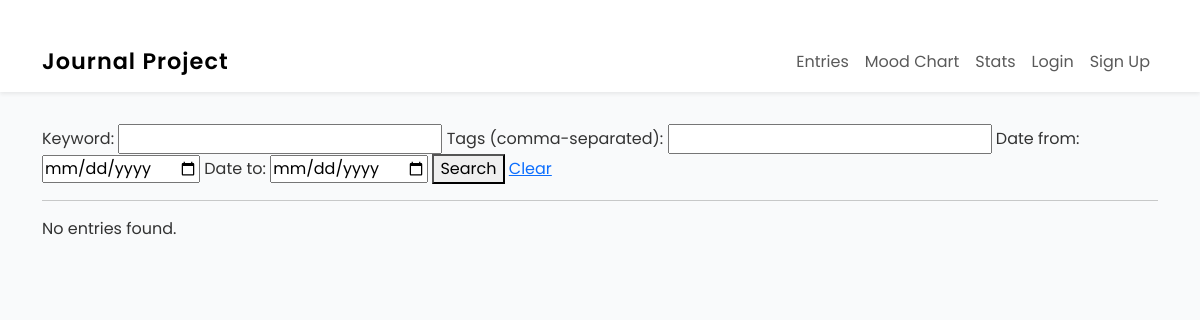
The page /accounts/ on the database as committed earlier.
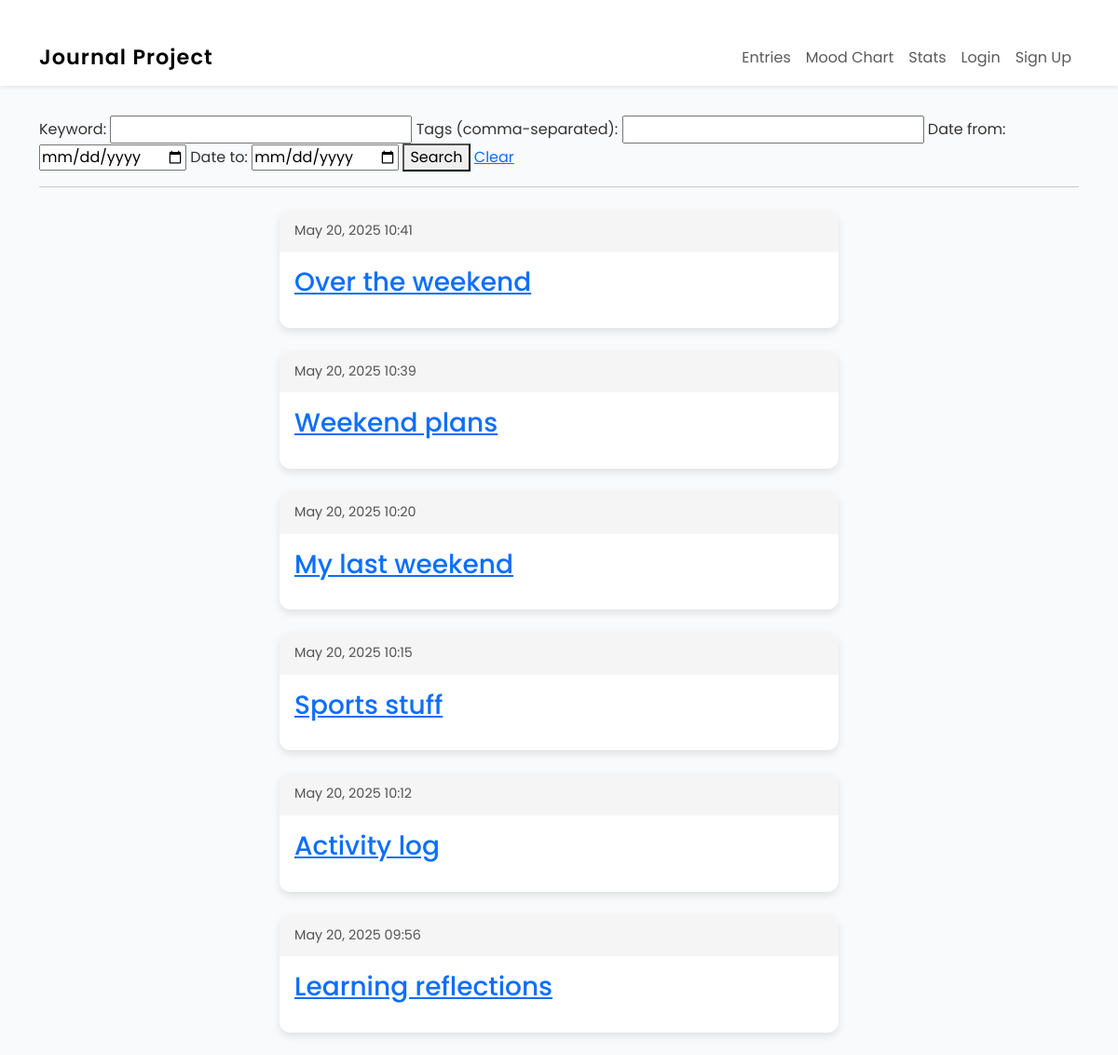
The same page on the database as committed later.
### entries/models.py (models this page shows, shortened)
class Entry(models.Model): # ← uses django to allow the creation of entries in our journal
    title = models.CharField(max_length=200) # ← for entry titles, dates of creation, formatting
    content = RichTextField()
    date_created = models.DateTimeField(default=timezone.now)
    sentiment_score = models.FloatField(null=True, blank=True)
    user = models.ForeignKey(User, on_delete=models.CASCADE)
    tags = TaggableManager(blank=True)   # ← allows comma-separated tags
    image = models.ImageField( # ← allows for images to be uploaded
        upload_to='entry_images/',
        blank=True,
        null=True
    )  # ← optional image upload
    link = models.URLField( # ← stores URLs
        blank=True
    )  # ← optional single link
    class Meta:
        verbose_name_plural = "Entries"

### entries/views.py (the view)
# urls.py: path("", views.EntryListView.as_view(), name="entry-list"),
class EntryListView(ListView):
    model = Entry
    template_name = 'entries/entry_list.html'
    paginate_by = 10
    def get_queryset(self):
        qs = super().get_queryset().order_by('-date_created')
        form = SearchForm(self.request.GET)
        if form.is_valid():
            data = form.cleaned_data
            if data['query']:
                qs = qs.filter(
                    Q(title__icontains=data['query']) |
                    Q(content__icontains=data['query'])
                )
            if data['tags']:
                tag_list = [t.strip() for t in data['tags'].split(',') if t.strip()]
                for tag in tag_list:
                    qs = qs.filter(tags__name__iexact=tag)
            if data['date_from']:
                qs = qs.filter(date_created__date__gte=data['date_from'])
            if data['date_to']:
                qs = qs.filter(date_created__date__lte=data['date_to'])
        return qs
    def get_context_data(self, **kwargs):
        ctx = super().get_context_data(**kwargs)
        ctx['search_form'] = SearchForm(self.request.GET)
        return ctx

### entries/forms.py
class SearchForm(forms.Form):
    query     = forms.CharField(required=False, label="Keyword")
    tags      = forms.CharField(required=False, label="Tags (comma-separated)")
    date_from = forms.DateField(required=False, widget=forms.DateInput(attrs={'type': 'date'}))
    date_to   = forms.DateField(required=False, widget=forms.DateInput(attrs={'type': 'date'}))

### entries/templates/entries/entry_list.html (shortened to what this page needs)
{% extends "entries/base.html" %}
{% block content %}
  <form method="get" class="search-form">
    {{ search_form.query.label_tag }} {{ search_form.query }}
    {{ search_form.tags.label_tag }}  {{ search_form.tags }}
    {{ search_form.date_from.label_tag }} {{ search_form.date_from }}
    {{ search_form.date_to.label_tag }}   {{ search_form.date_to }}
    <button type="submit">Search</button>
    <a href="{% url 'entry-list' %}">Clear</a>
  </form>
  <hr>
  {% for entry in entry_list %}
    <article class="journal-card">
      <header class="journal-card__header">
        <time>{{ entry.date_created|date:"F j, Y H:i" }}</time>
      </header>
      <div class="journal-card__body">
        <h3>
          <a href="{% url 'entry-detail' entry.id %}">{{ entry.title }}</a>
        </h3>
      </div>
    </article>
  {% empty %}
    <p>No entries found.</p>
  {% endfor %}
{% endblock content %}

### entries/templates/entries/base.html (shortened to what this page needs)
{% load static %}
<!DOCTYPE html>
<html lang="en">
<head>
  <link href="https://cdn.jsdelivr.net/npm/bootstrap@5.3.0/dist/css/bootstrap.min.css" rel="stylesheet" />
  <link rel="stylesheet" href="{% static 'css/diary.css' %}">
</head>
<body>
<nav class="navbar navbar-expand-lg navbar-light bg-white shadow-sm">
  <div class="container">
    <a class="navbar-brand" href="{% url 'entry-list' %}">Journal Project</a>
    <div class="collapse navbar-collapse" id="navbarNav">
      <ul class="navbar-nav ms-auto">
        <li class="nav-item"><a class="nav-link" href="{% url 'entry-list' %}">Entries</a></li>
        <li class="nav-item"><a class="nav-link" href="{% url 'mood_chart' %}">Mood Chart</a></li>
        <li class="nav-item"><a class="nav-link" href="{% url 'entry-stats' %}">Stats</a></li>
        {% if user.is_authenticated %}
          <li class="nav-item">
            <a href="#" class="nav-link" onclick="event.preventDefault(); document.getElementById('logout-form').submit();">
              Logout
            </a>
          </li>
        {% else %}
          <li class="nav-item"><a class="nav-link" href="{% url 'login' %}">Login</a></li>
          <li class="nav-item"><a class="nav-link" href="{% url 'signup' %}">Sign Up</a></li>
        {% endif %}
      </ul>
    </div>
  </div>
</nav>
<div class="container">
  {% block content %}
  {% endblock %}
</div>
</body>
</html>

### entries/static/css/diary.css (style rules this page uses)
.journal-card { background: #fff; border-radius: 12px; box-shadow: 0 4px 8px rgba(0,0,0,0.1); margin: 1.5rem auto; max-width: 600px; overflow: hidden; transition: transform 0.2s ease; }
.journal-card__header { padding: 0.75rem 1rem; background: #f5f5f5; font-size: 0.9rem; color: #555; }
.journal-card__body { padding: 1rem; line-height: 1.6; }

### entries/templates/entries/base.html (style rules this page uses)
body { font-family: 'Poppins', sans-serif; background-color: #f9fafb; color: #333; }
.navbar-brand { font-weight: 600; font-size: 1.4rem; letter-spacing: 1px; }
.container { margin-top: 2rem; }

Rows that differ between the two databases and show on the page:
added Entry: date_created "May 20, 2025 10:41", title "Over the weekend"
added Entry: date_created "May 20, 2025 10:39", title "Weekend plans"
added Entry: date_created "May 20, 2025 10:20", title "My last weekend"
added Entry: date_created "May 20, 2025 10:15", title "Sports stuff"
added Entry: date_created "May 20, 2025 10:12", title "Activity log"
added Entry: date_created "May 20, 2025 09:56", title "Learning reflections"
Other text that changed with them:
text no longer shown: "No entries found."
